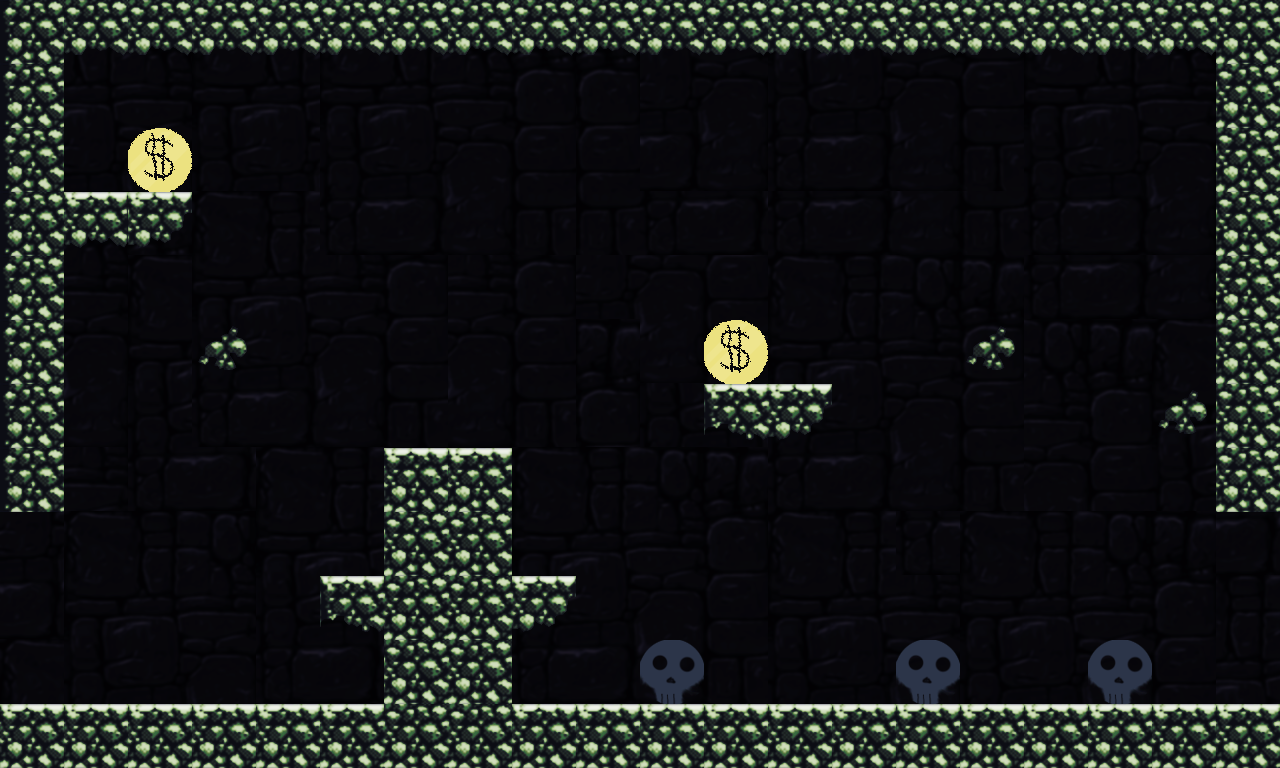

A 2D game scene composited from a Tiled map and its tileset images. What follows is a short description and the map's XML, with each tile layer's data collapsed to a summary:
An orthogonal 20x12 tile map with 64x64 px tiles, 2 tile layers (level, GameElements), 2 tilesets, 1 image layer and 13 objects.

<map version="1.0" orientation="orthogonal" renderorder="right-down" width="20" height="12" tilewidth="64" tileheight="64" nextobjectid="41">
 <tileset firstgid="1" name="stone_tileset3" tilewidth="64" tileheight="64" tilecount="19" columns="19">
  <image source="../assets/tiles/stone_tileset3.png" trans="ff00ff" width="1216" height="64" />
 </tileset>
 <tileset firstgid="20" name="GameElement_tileset" tilewidth="64" tileheight="64" tilecount="3" columns="3">
  <image source="../assets/tiles/GameElement_tileset.png" trans="ff00ff" width="192" height="64" />
 </tileset>
 <imagelayer name="bg" offsetx="0" offsety="-1">
  <image source="../assets/tiles/dungeon_bg.png" />
 </imagelayer>
 <layer name="level" width="20" height="12">
  <data>[240 cells, 71 non-empty, 8 distinct tile ids]</data>
 </layer>
 <objectgroup name="objects">
  <object id="28" x="-1.33333" y="708" width="1280" height="60" />
  <object id="29" x="386.667" y="448" width="124" height="64" />
  <object id="30" x="61.6667" y="193.333" width="124" height="52" />
  <object id="31" x="708" y="384" width="121.333" height="53.3333" />
  <object id="32" x="969.333" y="329.333" width="49.3333" height="44" />
  <object id="33" x="190.667" y="322.667" width="58.6667" height="50.6667" />
  <object id="34" x="1153.33" y="393.333" width="56" height="44" />
  <object id="35" x="321.333" y="576" width="64.667" height="48" />
  <object id="36" x="385.333" y="510.667" width="126.667" height="197.333" />
  <object id="37" x="510.667" y="576" width="60" height="56" />
  <object id="38" x="-1" y="-4" width="1281" height="57.3333" />
  <object id="39" x="1.33333" y="52" width="58.6667" height="460" />
  <object id="40" x="1218.67" y="54.6667" width="58.6667" height="457.333" />
 </objectgroup>
 <layer name="GameElements" width="20" height="12">
  <data>[240 cells, 5 non-empty, 2 distinct tile ids]</data>
 </layer>
</map>
